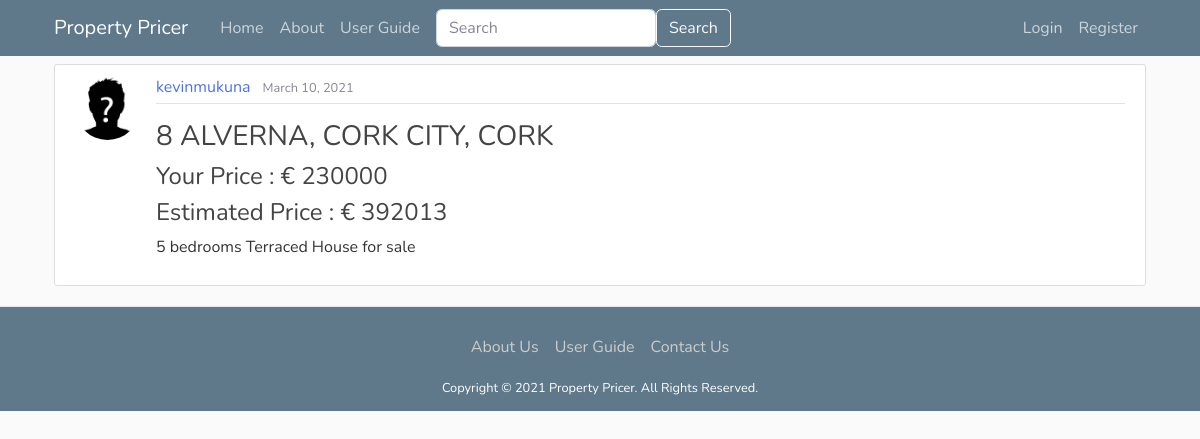
Page /post/kevinmukuna on the committed database.
### webpages/models.py (models this page shows, shortened)
class Post(models.Model):
    property_description = models.TextField(null=True, blank=True)
    address_line_1 = models.CharField(max_length=255)
    address_line_2 = models.CharField(max_length=255, null=True, blank=True)
    city = models.CharField(max_length=128, default='')
    county = models.CharField(max_length=128, default='')
    floor_plan = models.ImageField(upload_to="floor_plan", null=True, blank=True)
    property_type = models.CharField(max_length=128, default='',
                                     choices=PROPERTY_TYPE_CHOICES)
    number_of_bedrooms = models.PositiveIntegerField()
    number_of_bathrooms = models.PositiveIntegerField()
    energy_rating = models.CharField(max_length=128, default='',
                                     choices=ENERGY_RATING_CHOICES)
    size = models.IntegerField()
    date_posted = models.DateField(default=timezone.now)
    author = models.ForeignKey(User, related_name="user_posts", on_delete=models.CASCADE)
    price = models.PositiveIntegerField(null=True, blank=True, editable=True)
    estimated_price = models.PositiveIntegerField(null=False, blank=True, editable=False)
    __original_price = None
    """
        this method return a string to redirect the user after posting to that post by returning post details the
        primary key of the newly created post
    """
    """
        overwriting the django save method
        by passing in the estimated price into the price before it is saved
    """
    def save(self, force_insert=False, force_update=False, *args, **kwargs):
        estimated_price = price_pridiction_model(
            self.number_of_bedrooms,
            self.number_of_bathrooms,
            self.size,
            int(property_type_dict[self.property_type]),
            int(energy_rating_dict[self.energy_rating])
        )
        self.estimated_price = estimated_price
        super().save(force_insert, force_update, *args, **kwargs)

### userpages/models.py (models this page shows, shortened)
class Profile(models.Model):
    user = models.OneToOneField(User, on_delete=models.CASCADE)
    image = models.ImageField(default='default.jpg', upload_to='profile_pics')

### webpages/views.py (the view)
# urls.py: path('post/<str:username>', UserPostListView.as_view(), name='user-posts'),
class UserPostListView(ListView):
    model = Post
    template_name = 'webpages/user_posts.html'
    context_object_name = 'posts'
    paginate_by = 5
    def get_queryset(self):
        user = get_object_or_404(User, username=self.kwargs.get('username'))
        return Post.objects.filter(author=user).order_by('-date_posted')

### templates/webpages/user_posts.html (shortened to what this page needs)
{% extends "base.html" %}
{% block content %}
    <h1 class="mb-3"> Posts by {{ view.kwargs.username }} ({{ page_obj.paginator.count}})</h1>
    {% for post in posts %}
        {% include 'webpages/short_post.html' %}
    {% endfor %}
{% endblock content %}

### templates/webpages/short_post.html (shortened to what this page needs)
<article class="media content-section">
    <img class="rounded-circle article-img" src="{{ post.author.profile.image.url }}">
    <div class="media-body  w-50">
        <div class="article-metadata">
            <a class="mr-2" href="{% url 'profile-page' post.author.username %}">{{ post.author }}</a>
            <small class="text-muted">{{ post.date_posted }}</small>
        </div>
        {% if object.address_line_2 %}
            <h3 class="article-title mt-3"><a class="article-title" href="{% url 'post-detail' post.id %}">{{ object.address_line_1 }}, {{ post.address_line_2 }}, {{ post.city }}, {{ post.county }}</a></h3>
        {% else %}
            <h3 class="article-title mt-3"><a class="article-title" href="{% url 'post-detail' post.id %}">{{ post.address_line_1 }}, {{ post.city }}, {{ post.county }}</a></h3>
        {% endif %}
        {% if post.price %}
            <h4>Your Price :  € {{ post.price }}</h4>
            <h4>Estimated Price : € {{ post.estimated_price }}</h4>
        {% else %}
            <h4>POA</h4>
        {% endif %}
        <p>{{ post.number_of_bedrooms }} bedrooms {{ post.property_type }} for sale</p>
    </div>
</article>

### static/css/main.css (style rules this page uses)
body { background: #fafafa; color: #333333; }
h1, h2, h3, h4, h5, h6 { color: #444444; }
.content-section { background: #ffffff; padding: 10px 20px; border: 1px solid #dddddd; border-radius: 3px; margin-bottom: 20px; }
.article-title { color: #444444; }
.article-img { height: 65px; width: 65px; margin-right: 16px; }
.article-metadata { padding-bottom: 4px; margin-bottom: 4px; border-bottom: 1px solid #e3e3e3 }

### rows in the picture
Post: author.profile.image (placeholder picture), author "kevinmukuna", date_posted "March 10, 2021", address_line_1 "8 ALVERNA", city "CORK CITY", county "CORK", price "230000", estimated_price "392013", number_of_bedrooms "5", property_type "Terraced House"
